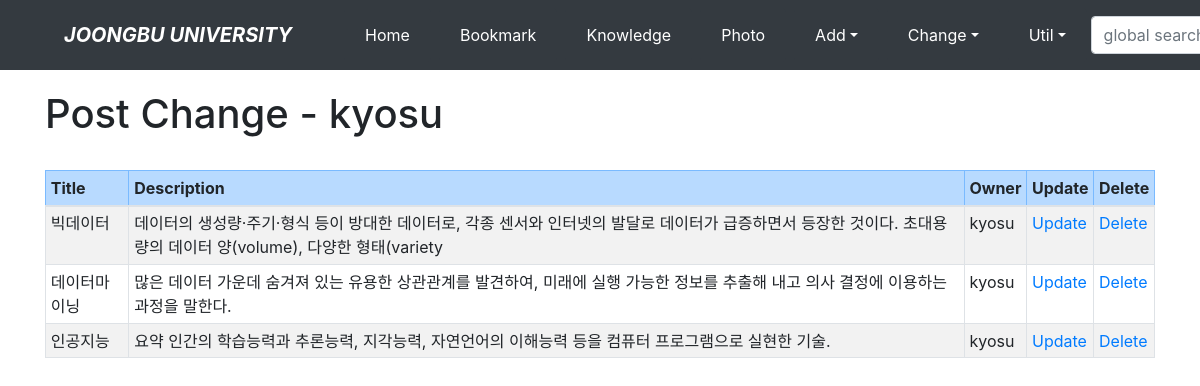
/blog/change/ (signed in), run on the app's committed database.
### blog/models.py (models this page shows, shortened)
class Post(models.Model):
    title = models.CharField(verbose_name='TITLE', max_length=50)
    slug = models.SlugField('SLUG', unique=True, allow_unicode=True, help_text='one word for title alias.')
    description = models.CharField('DESCRIPTION', max_length=100, blank=True, help_text='simple description text.')
    content = models.TextField('CONTENT')
    create_dt = models.DateTimeField('CREATE DATE', auto_now_add=True)
    modify_dt = models.DateTimeField('MODIFY DATE', auto_now=True)
    tags = TaggableManager(blank=True)
    owner = models.ForeignKey(User, on_delete=models.CASCADE, verbose_name='OWNER', blank=True, null=True)
    class Meta:
        verbose_name = 'post'
        verbose_name_plural = 'posts'
        db_table = 'blog_posts'
        ordering = ('-modify_dt',)

### blog/views.py (the view)
# urls.py: path('change/', views.PostChangeLV.as_view(), name="change",),
class PostChangeLV(LoginRequiredMixin, ListView):
    template_name = 'blog/post_change_list.html'
    def get_queryset(self):
        return Post.objects.filter(owner=self.request.user)

### blog/templates/blog/post_change_list.html (shortened to what this page needs)
{% extends "base.html" %}
{% block content %}
    <h1>Post Change - {{user}}</h1>
    <br>
    <table class="table table-bordered table-sm table-striped">
        <thead>
        <tr class="table-primary">
            <th>Title</th>
            <th>Description</th>
            <th>Owner</th>
            <th>Update</th>
            <th>Delete</th>
        </tr>
        </thead>
        <tbody>
        {% for item in object_list %}
        <tr>
            <td>{{ item.title }}</td>
            <td>{{ item.description }}</td>
            <td>{{ item.owner }}</td>
            <td><a href="{% url 'blog:update' item.id %}">Update</a></td>
            <td><a href="{% url 'blog:delete' item.id %}">Delete</a></td>
        </tr>
        {% endfor %}
        </tbody>
    </table>
{% endblock %}

### data on the page
Post: title "빅데이터", description "데이터의 생성량·주기·형식 등이 방대한 데이터로, 각종 센서와 인터넷의 발달로 데이터가 급증하면서 등장한 것이다. 초대용량의 데이터 양(volume), 다양한 형태(variety", owner "kyosu"
Post: title "데이터마이닝", description "많은 데이터 가운데 숨겨져 있는 유용한 상관관계를 발견하여, 미래에 실행 가능한 정보를 추출해 내고 의사 결정에 이용하는 과정을 말한다.", owner "kyosu"
Post: title "인공지능", description "요약 인간의 학습능력과 추론능력, 지각능력, 자연언어의 이해능력 등을 컴퓨터 프로그램으로 실현한 기술.", owner "kyosu"

### other printed values
{{ user }} "kyosu"
